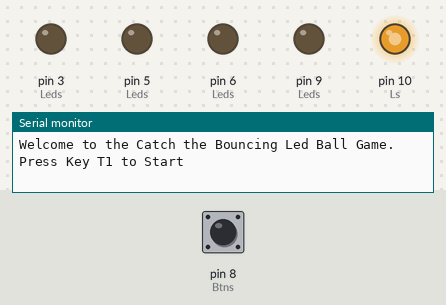
A sketch run on a simulated Arduino Uno, built with avr-gcc and run on an emulated ATmega328P. Parts: output pins drawn as LEDs (lit = HIGH), the last lines printed to the serial monitor. Inputs (shaded band) come from the test bench; at power-on: pin 8 (Btns) LOW. Random numbers use the default seed unless the sketch sets one.

Above: at 1.26 s.
1.3 s: pin 8 (Btns) pulled HIGH for 0.15 s
At 2.1 s:
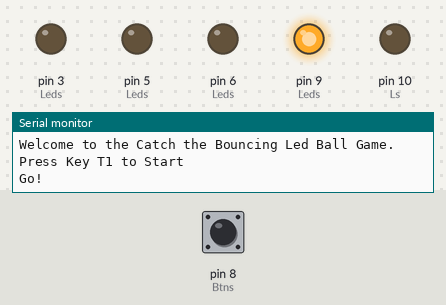
At 11.4 s:
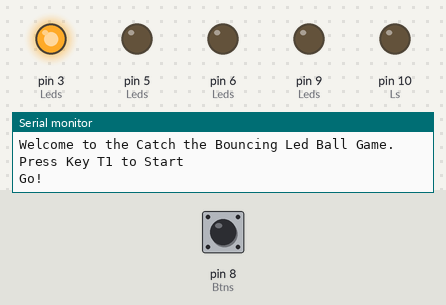
Timing chart, 0 to 33.6 s (numbered marks = the images above; inputs shaded):
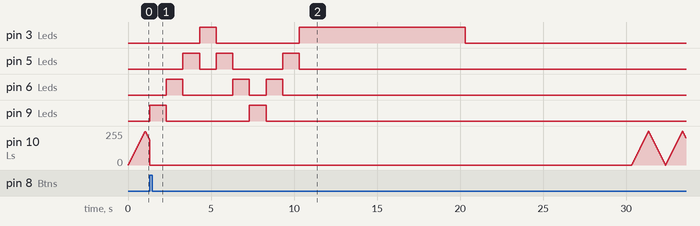

The sketch:

src.ino
```cpp
/*
 * Assignment #01 - Catch the Bouncing Led Ball
 *
 * Author: andrea.zammarchi3@studio.unibo.it - 0000914652
 *
 * Link repo GitHub:
 * https://github.com/andreazammarchi3/IOT-lab/tree/main/Assignments/Assignment%20%2301
 */

/* Include necessary libraries. */
#include <avr/sleep.h>
#include <avr/power.h>
#include "EnableInterrupt.h"
#include "TimerOne.h"

/* Define names for pins. */
#define Pot A0

#define T1 8
#define T2 7
#define T3 4
#define T4 2

#define Ls 10
#define L1 9
#define L2 6
#define L3 5
#define L4 3

/* Define global vars. */
char Leds[] = {L1, L2, L3, L4};
char Btns[] = {T1, T2, T3, T4};

int sleepCounter;
int sleepCountdown;
int fadingSpeed;
int brightness;
int fadeAmount;
int score;
int appStatus;
int S;
int P;

boolean forward;

float t1;
float t1_counter;
float t2;
float F;
float lvlFactor;


/*
 * Setup method, first method to be executed from Arduino.
 */
void setup() {
  Serial.begin(9600);
  for (int i = 0; i < sizeof(Btns); i++) {
    pinMode(Btns[i], INPUT);
  }
  pinMode(Ls, OUTPUT);
  for (int i = 0; i < sizeof(Leds); i++) {
    pinMode(Leds[i], OUTPUT);
  }
  appStatus = 1;
  initialState();
}

/*
 * Super-loop, main app method.
 */
void loop() {
  switch (appStatus) {
    case 1:
      /*
       * Initial state:
       * Waiting T1 to be clicked. If not, after 10s go to sleep.
       */
      analogWrite(Ls, brightness);
      brightness = brightness + fadeAmount;
      if (brightness <= 0 || brightness >= 255) {
        fadeAmount = -fadeAmount;
      }
      if (sleepCounter == sleepCountdown / fadingSpeed) {
        Serial.println("I'm sleeping...");
        sleepCounter = 0;
        startSleep();
      }
      delay(fadingSpeed);
      sleepCounter++;
      break;

    case 2:
      /*
       * RunBall state:
       * Ball is shifting through the leds, after random time it stops.
       */
      if (forward == true) {
        for (P = 1; P <= 3; P++) {
          if(P != 1) {
            digitalWrite(Leds[P-2], LOW);
          } else {
            digitalWrite(Leds[P], LOW);
          }
          digitalWrite(Leds[P-1], HIGH);
          if (t1  <= S * t1_counter / (1000 * F)) {
            appStatus = 3;
            break;
          }
          delay(S / F);
          t1_counter++;
        }
        forward = false;
      } else {
        for (P = 4; P >= 2; P--) {
          if(P != 4) {
            digitalWrite(Leds[P], LOW);
          } else {
            digitalWrite(Leds[P-2], LOW);
          }
          digitalWrite(Leds[P-1], HIGH);
          if (t1  <= S * t1_counter / (1000 * F)) {
            appStatus = 3;
            break;
          }
          delay(S / F);
          t1_counter++;
        }
        forward = true;
      }
      break;

    case 3:
      /*
       * CatchBall state:
       * User must press the correct button to increase the score.
       */
      enableInterrupt(Btns[P-1], incScore, RISING);
      delay(t2 / F);
      disableInterrupt(Btns[P-1]);
      if (t1_counter != 0) {
        appStatus = 4;
      }
      digitalWrite(Leds[P-1], LOW);
      break;

    case 4:
      /*
       * GameOver state:
       * Game is over. Go back to initial state.
       */
      String str = "Game Over. Final Score: ";
      str += score;
      Serial.println(str);
      delay(10000);
      appStatus = 1;
      initialState();
      break;

    default:
      /*
       * Theoretically it shouldn't happen.
       * In case of bugs, go back to the initial state.
       */
      appStatus = 1;
      initialState();
      break;
  }
}

/*
 * Reset some vars to their default values.
 */
void resetVarsToDefaultValue() {
  sleepCounter = 0;
  sleepCountdown = 10000; /* 10000 msec = 10 sec */
  fadingSpeed = 20;
  brightness = 0;
  fadeAmount = 5;
  score = 0;
  forward = true;
  S = 1000;
  F = 1;
  P = 1;
  t1_counter = 0;
  t2 = 10000;
}

/*
 * Generate a random integer in a range.
 */
void genRandom() {
  randomSeed(analogRead(5));
  t1 = random(5, 15);
}

/*
 * Few firts instructions to do when app goes to initial state.
 */
void initialState() {
  resetVarsToDefaultValue();
  Serial.println("Welcome to the Catch the Bouncing Led Ball Game. Press Key T1 to Start");
  digitalWrite(Ls, LOW);
  for (int i = 0; i < sizeof(Leds); i++) {
    digitalWrite(Leds[i], LOW);
  }
  enableInterrupt(T1, startGame, RISING);
}

/*
 * Method called when Arduino has to enter in Deep Sleep Mode.
 */
void startSleep() {
  disableInterrupt(T1);
  for (int i = 0; i < sizeof(Btns); i++) {
    enableInterrupt(Btns[i], wakeUp, RISING);
  }
  delay(100);
  digitalWrite(Ls, LOW);
  set_sleep_mode(SLEEP_MODE_PWR_DOWN);
  sleep_enable();
  sleep_mode();

  sleep_disable();
}

/*
 * Method called when Arduino exits from Deep Sleep Mode.
 */
void wakeUp() {
  for (int i = 0; i < sizeof(Btns); i++) {
    disableInterrupt(Btns[i]);
  }
  appStatus = 1;
  initialState();
}

/*
 * Method called by interrupt on T1. The game starts.
 */
void startGame() {
  disableInterrupt(T1);
  int potVal = analogRead(Pot);
  lvlFactor = map(potVal, 0, 1023, 1, 8) * 0.25;
  Serial.println("Go!");
  digitalWrite(Ls, LOW);
  genRandom();
  appStatus = 2;
}

/*
 * Method called on interrupt on the corresponding btn in game.
 * Increment current score.
 */
void incScore() {
  disableInterrupt(Btns[P-1]);
  score++;
  appStatus = 2;
  forward = true;
  F += lvlFactor;
  P = 1;
  t1_counter = 0;
  genRandom();
  String str = "New point! Score: ";
  str += score;
  Serial.println(str);
}
```

Measured:
- after the input at 1.3 s, pin 3 (Leds): LOW → HIGH after 3.0 s, → LOW 1.0 s later, → HIGH 5.0 s later, → LOW 10.0 s later; pin 5 (Leds): goes HIGH 1.0 s, LOW 1.0 s, HIGH 1.0 s, LOW 3.0 s, HIGH 1.0 s, then LOW, starting after 2.0 s
